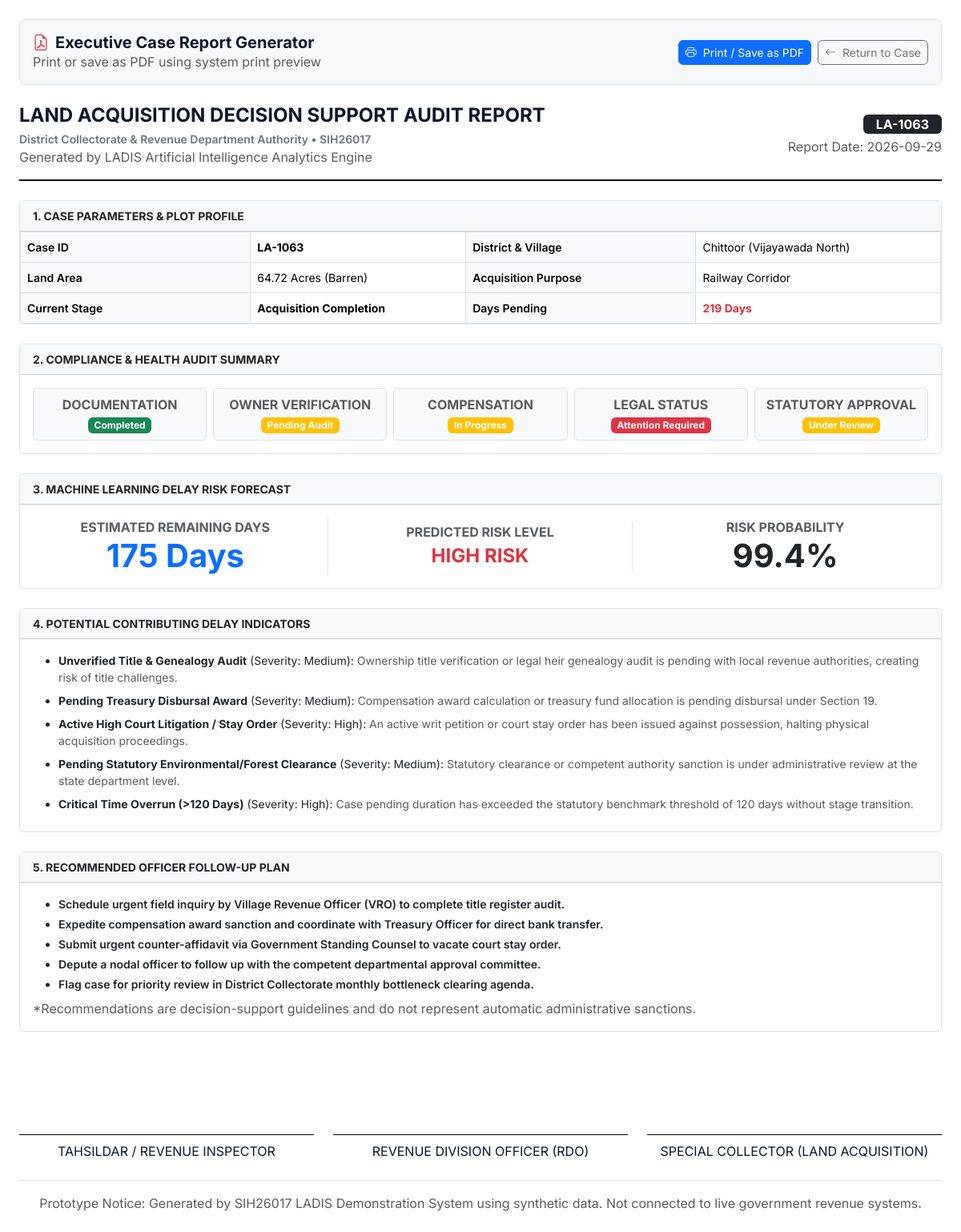
The page /cases/LA-1063/report (signed in) on the database its author committed.
### tables this page shows
CREATE TABLE land_acquisition_cases (
            id INTEGER PRIMARY KEY AUTOINCREMENT,
            case_id TEXT UNIQUE NOT NULL,
            district TEXT NOT NULL,
            village TEXT NOT NULL,
            land_area REAL NOT NULL,
            land_type TEXT NOT NULL,
            acquisition_purpose TEXT NOT NULL,
            current_stage TEXT NOT NULL,
            application_date TEXT NOT NULL,
            days_pending INTEGER NOT NULL,
            documents_complete TEXT NOT NULL,
            owner_verified TEXT NOT NULL,
            compensation_status TEXT NOT NULL,
            legal_dispute TEXT NOT NULL,
            approval_status TEXT NOT NULL,
            predicted_remaining_days INTEGER,
            risk_level TEXT,
            risk_probability REAL,
            risk_factors TEXT,
            status TEXT DEFAULT 'Active',
            created_at TIMESTAMP DEFAULT CURRENT_TIMESTAMP
        );

### app.py (the view)
@app.route('/cases/<case_id>/report')
@login_required
def case_report(case_id):
    raw_case = get_case_by_id(case_id)
    if not raw_case:
        flash(f"Case ID '{case_id}' not found.", "error")
        return redirect(url_for('view_cases'))
    case = format_case_detail(raw_case)
    return render_template('report.html', case=case)

### app.py (called while the page is built)
def login_required(f):
    @wraps(f)
    def decorated_function(*args, **kwargs):
        if not session.get('logged_in'):
            flash("Please log in to access the system.", "warning")
            return redirect(url_for('login'))
        return f(*args, **kwargs)
    return decorated_function

### utils/database.py (called while the page is built)
def get_db_connection():
    os.makedirs(os.path.dirname(Config.DATABASE_PATH), exist_ok=True)
    conn = sqlite3.connect(Config.DATABASE_PATH)
    conn.row_factory = sqlite3.Row
    return conn

def get_case_by_id(case_id):
    conn = get_db_connection()
    case = conn.execute('SELECT * FROM land_acquisition_cases WHERE case_id = ?', (case_id,)).fetchone()
    conn.close()
    return dict(case) if case else None

### templates/report.html (shortened to what this page needs)
<!DOCTYPE html>
<html lang="en">
<head>
    <link href="https://cdn.jsdelivr.net/npm/bootstrap@5.3.2/dist/css/bootstrap.min.css" rel="stylesheet">
    <link rel="stylesheet" href="https://cdn.jsdelivr.net/npm/bootstrap-icons@1.11.0/font/bootstrap-icons.css">
    <link rel="stylesheet" href="{{ url_for('static', filename='css/style.css') }}">
</head>
<body class="p-4">
    <div class="no-print d-flex justify-content-between align-items-center mb-4 p-3 bg-light rounded-3 border">
        <div>
            <h5 class="fw-bold m-0"><i class="bi bi-file-earmark-pdf text-danger me-2"></i>Executive Case Report Generator</h5>
            <span class="text-muted extra-small">Print or save as PDF using system print preview</span>
        </div>
        <div class="d-flex gap-2">
            <button id="printReportBtn" class="btn btn-primary btn-sm font-medium rounded-2">
                <i class="bi bi-printer me-1"></i> Print / Save as PDF
            </button>
            <a href="{{ url_for('case_details', case_id=case.case_id) }}" class="btn btn-outline-secondary btn-sm rounded-2">
                <i class="bi bi-arrow-left me-1"></i> Return to Case
            </a>
        </div>
    </div>
    <div class="container-fluid max-w-4xl px-0">
        <div class="report-header d-flex justify-content-between align-items-center">
            <div>
                <h4 class="fw-bold mb-1 text-uppercase">Land Acquisition Decision Support Audit Report</h4>
                <div class="small fw-semibold text-secondary">District Collectorate & Revenue Department Authority • SIH26017</div>
                <div class="extra-small text-muted">Generated by LADIS Artificial Intelligence Analytics Engine</div>
            </div>
            <div class="text-end">
                <div class="badge bg-dark text-white fs-6 px-3 py-1 mb-1">{{ case.case_id }}</div>
                <div class="extra-small text-muted">Report Date: 2026-09-29</div>
            </div>
        </div>
        <div class="card mb-4 border">
            <div class="card-header bg-light py-2 fw-bold small text-uppercase">1. Case Parameters & Plot Profile</div>
            <div class="card-body p-0">
                <table class="table table-bordered mb-0 small">
                    <tbody>
                        <tr>
                            <td class="fw-semibold bg-light w-25">Case ID</td>
                            <td class="fw-bold">{{ case.case_id }}</td>
                            <td class="fw-semibold bg-light w-25">District & Village</td>
                            <td>{{ case.district }} ({{ case.village }})</td>
                        </tr>
                        <tr>
                            <td class="fw-semibold bg-light">Land Area</td>
                            <td>{{ case.land_area }} Acres ({{ case.land_type }})</td>
                            <td class="fw-semibold bg-light">Acquisition Purpose</td>
                            <td>{{ case.acquisition_purpose }}</td>
                        </tr>
                        <tr>
                            <td class="fw-semibold bg-light">Current Stage</td>
                            <td class="fw-bold">{{ case.current_stage }}</td>
                            <td class="fw-semibold bg-light">Days Pending</td>
                            <td class="fw-bold text-danger">{{ case.days_pending }} Days</td>
                        </tr>
                    </tbody>
                </table>
            </div>
        </div>
        <div class="card mb-4 border">
            <div class="card-header bg-light py-2 fw-bold small text-uppercase">2. Compliance & Health Audit Summary</div>
            <div class="card-body p-3">
                <div class="row g-2 text-center">
                    {% for key, h in case.health_summary.items() %}
                    <div class="col">
                        <div class="p-2 border rounded bg-light">
                            <div class="extra-small text-muted fw-bold text-uppercase">{{ h.label }}</div>
                            <span class="badge bg-{{ h.badge }} text-white mt-1">{{ h.status }}</span>
                        </div>
                    </div>
                    {% endfor %}
                </div>
            </div>
        </div>
        <div class="card mb-4 border">
            <div class="card-header bg-light py-2 fw-bold small text-uppercase">3. Machine Learning Delay Risk Forecast</div>
            <div class="card-body p-3">
                <div class="row text-center align-items-center">
                    <div class="col-4 border-end">
                        <div class="extra-small text-muted text-uppercase fw-bold">Estimated Remaining Days</div>
                        <div class="display-6 fw-bold text-primary">{{ case.predicted_remaining_days }} Days</div>
                    </div>
                    <div class="col-4 border-end">
                        <div class="extra-small text-muted text-uppercase fw-bold">Predicted Risk Level</div>
                        <div class="fs-4 fw-bold text-{% if case.risk_level == 'HIGH' %}danger{% else %}warning{% endif %}">{{ case.risk_level }} RISK</div>
                    </div>
                    <div class="col-4">
                        <div class="extra-small text-muted text-uppercase fw-bold">Risk Probability</div>
                        <div class="display-6 fw-bold text-navy-900">{{ case.risk_probability }}%</div>
                    </div>
                </div>
            </div>
        </div>
        <div class="card mb-4 border">
            <div class="card-header bg-light py-2 fw-bold small text-uppercase">4. Potential Contributing Delay Indicators</div>
            <div class="card-body p-3">
                {% if case.explainable_indicators %}
                    <ul class="mb-0 small">
                        {% for exp in case.explainable_indicators %}
                        <li class="mb-2">
                            <strong>{{ exp.title }}</strong> (Severity: {{ exp.severity }}):
                            <span class="text-muted">{{ exp.description }}</span>
                        </li>
                        {% endfor %}
                    </ul>
                {% else %}
                    <div class="small text-muted">No critical delay risk factors flagged for this plot.</div>
                {% endif %}
            </div>
        </div>
        <div class="card mb-4 border">
            <div class="card-header bg-light py-2 fw-bold small text-uppercase">5. Recommended Officer Follow-Up Plan</div>
            <div class="card-body p-3">
                <ul class="mb-0 small">
                    {% for action in case.suggested_actions %}
                    <li class="mb-1 fw-semibold text-dark">{{ action }}</li>
                    {% endfor %}
                </ul>
                <div class="extra-small text-muted italic mt-2">
                    *Recommendations are decision-support guidelines and do not represent automatic administrative sanctions.
                </div>
            </div>
        </div>
        <div class="row mt-5 pt-3">
            <div class="col-4">
                <div class="signature-box extra-small text-uppercase font-semibold">Tahsildar / Revenue Inspector</div>
            </div>
            <div class="col-4">
                <div class="signature-box extra-small text-uppercase font-semibold">Revenue Division Officer (RDO)</div>
            </div>
            <div class="col-4">
                <div class="signature-box extra-small text-uppercase font-semibold">Special Collector (Land Acquisition)</div>
            </div>
        </div>
        <div class="mt-4 pt-3 border-top text-center extra-small text-muted">
            Prototype Notice: Generated by SIH26017 LADIS Demonstration System using synthetic data. Not connected to live government revenue systems.
        </div>
    </div>
</body>
</html>

### static/css/style.css (style rules this page uses)
:root { --sidebar-width: 270px; --navy-950: #090d16; --navy-900: #0f172a; --navy-800: #1e293b; --navy-700: #334155; --slate-600: #475569; --slate-500: #64748b; --slate-400: #94a3b8; --slate-100: #f1f5f9; --slate-50: #f8fafc; --blue-600: #2563eb; --blue-500: #3b82f6; --blue-50: #eff6ff; --green-600: #059669; --green-500: #10b981; --green-50: #ecfdf5; --amber-600: #d97706; --amber-500: #f59e0b; --amber-50: #fffbeb; --red-600: #dc2626; --red-500: #ef4444; --red-50: #fef2f2; --card-shadow: 0 4px 6px -1px rgba(0, 0, 0, 0.05), 0 2px 4px -1px rgba(0, 0, 0, 0.03); --card-shadow-hover: 0 10px 15px -3px rgba(0, 0, 0, 0.08), 0 4px 6px -2px rgba(0, 0, 0, 0.04); --transition-fast: 0.15s ease; }
body { font-family: 'Inter', -apple-system, BlinkMacSystemFont, 'Segoe UI', Roboto, sans-serif; background-color: var(--slate-50); color: var(--navy-900); margin: 0; padding: 0; -webkit-font-smoothing: antialiased; }

### templates/report.html (style rules this page uses)
body { background: #ffffff !important; }
.report-header { border-bottom: 2px solid #000; padding-bottom: 1rem; margin-bottom: 1.5rem; }
.signature-box { border-top: 1px solid #000; margin-top: 4rem; padding-top: 0.5rem; text-align: center; }

### rows shown on the page
land_acquisition_cases: case_id "LA-1063", district "Chittoor", village "Vijayawada North", land_area "64.72", land_type "Barren", acquisition_purpose "Railway Corridor", current_stage "Acquisition Completion", days_pending "219", status "In Progress" "Under Review", predicted_remaining_days "175", risk_level "HIGH", risk_probability "99.4"

### other values the page prints
{{ h.label }} "DOCUMENTATION" "OWNER VERIFICATION" "COMPENSATION" "LEGAL STATUS" "STATUTORY APPROVAL"
{{ h.status }} "Completed" "Pending Audit" "Attention Required"
{{ exp.title }} "Unverified Title & Genealogy Audit" "Pending Treasury Disbursal Award" "Active High Court Litigation / Stay Order" "Pending Statutory Environmental/Forest Clearance" "Critical Time Overrun (>120 Days)"
{{ exp.severity }} "Medium" "Medium" "High" "Medium" "High"
{{ exp.description }} "Ownership title verification or legal heir genealogy audit is pending with local revenue authorities, creating risk of title challenges." "Compensation award calculation or treasury fund allocation is pending disbursal under Section 19." "An active writ petition or court stay order has been issued against possession, halting physical acquisition proceedings." "Statutory clearance or competent authority sanction is under administrative review at the state department level." "Case pending duration has exceeded the statutory benchmark threshold of 120 days without stage transition."
{{ action }} "Schedule urgent field inquiry by Village Revenue Officer (VRO) to complete title register audit." "Expedite compensation award sanction and coordinate with Treasury Officer for direct bank transfer." "Submit urgent counter-affidavit via Government Standing Counsel to vacate court stay order." "Depute a nodal officer to follow up with the competent departmental approval committee." "Flag case for priority review in District Collectorate monthly bottleneck clearing agenda."
